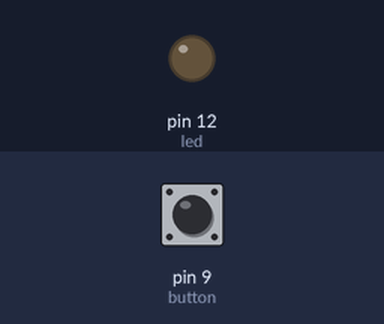
Recording of a sketch running on a simulated Arduino Uno, built with avr-gcc and run on an emulated ATmega328P. On the bench: output pins drawn as LEDs (lit = HIGH). The inputs (shaded band) are chosen by the test bench; at power-on: pin 9 (button) LOW.

Above: at 1.2 s.
1.3 s: pin 9 (button) pulled HIGH for 0.15 s
At 3.7 s:
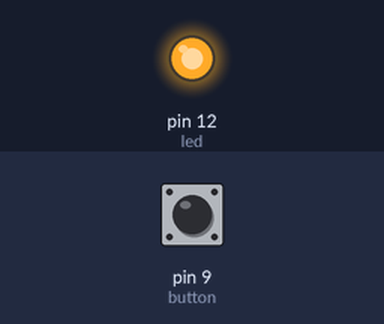
Timing chart, 0 to 7.8 s (numbered marks = the images above; inputs shaded):
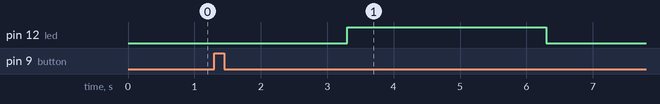

The sketch:

button.ino
```cpp
//  check  button


int button=9;
int led=12;
int state;

void setup(){

   pinMode(led,OUTPUT);
   pinMode(button,INPUT);
}


void loop(){

  state=digitalRead(button);

  if(state==1){
    delay(2000);
      digitalWrite(led,HIGH);
      delay(3000);
  }


      else{
        digitalWrite(led,LOW);

      }


}
```

Measured:
- after the input at 1.3 s, pin 12 (led): LOW → HIGH after 2.0 s, → LOW 3.0 s later
